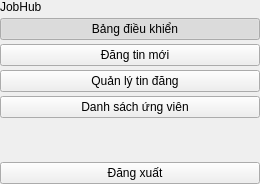
     <widget class="QFrame" name="sidebar">
      <property name="minimumSize">
       <size>
        <width>260</width>
        <height>0</height>
       </size>
      </property>
      <property name="maximumSize">
       <size>
        <width>260</width>
        <height>16777215</height>
       </size>
      </property>
      <layout class="QVBoxLayout" name="sidebarLayout">
       <property name="spacing">
        <number>4</number>
       </property>
       <property name="leftMargin">
        <number>0</number>
       </property>
       <property name="topMargin">
        <number>0</number>
       </property>
       <property name="rightMargin">
        <number>0</number>
       </property>
       <property name="bottomMargin">
        <number>0</number>
       </property>
       <item>
        <widget class="QLabel" name="brandTitle">
         <property name="text">
          <string>JobHub</string>
         </property>
        </widget>
       </item>
       <item>
        <widget class="QPushButton" name="navDash">
         <property name="text">
          <string>   Bảng điều khiển</string>
         </property>
         <property name="checkable">
          <bool>true</bool>
         </property>
         <property name="checked">
          <bool>true</bool>
         </property>
         <property name="class" stdset="0">
          <string>navBtn</string>
         </property>
        </widget>
       </item>
       <item>
        <widget class="QPushButton" name="navPost">
         <property name="text">
          <string>   Đăng tin mới</string>
         </property>
         <property name="checkable">
          <bool>true</bool>
         </property>
         <property name="class" stdset="0">
          <string>navBtn</string>
         </property>
        </widget>
       </item>
       <item>
        <widget class="QPushButton" name="navJobs">
         <property name="text">
          <string>   Quản lý tin đăng</string>
         </property>
         <property name="checkable">
          <bool>true</bool>
         </property>
         <property name="class" stdset="0">
          <string>navBtn</string>
         </property>
        </widget>
       </item>
       <item>
        <widget class="QPushButton" name="navCands">
         <property name="text">
          <string>   Danh sách ứng viên</string>
         </property>
         <property name="checkable">
          <bool>true</bool>
         </property>
         <property name="class" stdset="0">
          <string>navBtn</string>
         </property>
        </widget>
       </item>
       <item>
        <spacer name="sidebarSpacer">
         <property name="orientation">
          <enum>Qt::Vertical</enum>
         </property>
         <property name="sizeHint" stdset="0">
          <size>
           <width>20</width>
           <height>40</height>
          </size>
         </property>
        </spacer>
       </item>
       <item>
        <widget class="QPushButton" name="btnLogout">
         <property name="text">
          <string>   Đăng xuất</string>
         </property>
         <property name="class" stdset="0">
          <string>navBtn</string>
         </property>
        </widget>
       </item>
      </layout>
     </widget>
